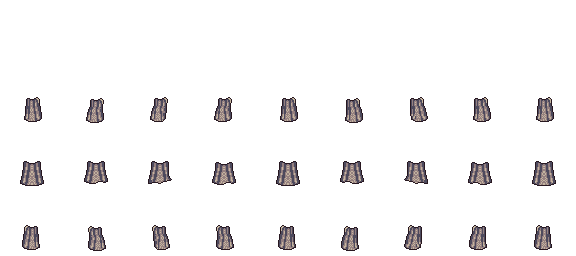
#> input picture art/lpc/layers/cape-bg.png, 576 x 256 px; its folder holds 4 pictures in this run
$ python build_odysseus_lpc.py
#> lines starting #> are read from the running program, lines starting #| are printed output that depends on the picture
#!/usr/bin/env python3
"""Compose Odysseus idle and walk sheets from Universal LPC layers.

Pins a commit of
https://github.com/LiberatedPixelCup/Universal-LPC-Spritesheet-Character-Generator
and stacks the walk rows (up, left, down, right; 9 frames of 64x64).
Frame 0 of each row is the stand. Walk uses frames 1-8.

LPC only draws four directions. This sheet repeats them into the Troy order
s, se, e, ne, n, nw, w, sw:

  s -> down, n -> up, e/se/ne -> right, w/sw/nw -> left

Output frames are 32x32 (nearest half of 64x64) so he matches the old idle
cell. Feet already sit on the bottom row of the LPC frame, so the half-size
frame keeps that baseline.

Requires Pillow: python3 -m pip install pillow

Run from the repo root:

  python3 art/scripts/build_odysseus_lpc.py
"""

from __future__ import annotations

import sys
import urllib.request
from pathlib import Path

from PIL import Image

LPC_COMMIT = "04140673ec02906f8233523639733c83690df750"
LPC_RAW = (
    "https://raw.githubusercontent.com/LiberatedPixelCup/"
    "Universal-LPC-Spritesheet-Character-Generator/"
    + LPC_COMMIT
    + "/"
)

ROOT = Path(__file__).resolve().parents[2]
LAYER_DIR = ROOT / "art" / "lpc" / "layers"
OUT_DIR = ROOT / "public" / "assets" / "sprites"

SRC = 64
OUT = 32
LPC_FRAMES = 9
# up, left, down, right — the order on every LPC walk sheet.
LPC_ROWS = {"up": 0, "left": 1, "down": 2, "right": 3}
# Troy facing order, and which LPC row supplies it.
FACINGS = [
    ("s", "down"),
    ("se", "right"),
    ("e", "right"),
    ("ne", "right"),
    ("n", "up"),
    ("nw", "left"),
    ("w", "left"),
    ("sw", "left"),
]
WALK_FRAME_COUNT = 8  # skip LPC frame 0 (the stand)

# Official ULPC palette rows. Sheets are saved in the source row; we swap
# to the target so he matches the dark-armor, red-crest reference.
ORANGE = ["#260D14", "#6A1108", "#A42600", "#BF4000", "#E55600", "#FF8A00"]
GRAY = ["#0E0E0E", "#292929", "#4B4B4B", "#777777", "#AAAAAA", "#D9D9D9"]
BROWN_CLOTH = ["#1D131E", "#411E05", "#4B2B13", "#62351C", "#744B30", "#996B4A"]
# Brighter than the stock cloth-red row so the crest still reads scarlet at 32px.
SCARLET = ["#1D131E", "#5A080C", "#A01012", "#C81816", "#E6201C", "#FF4630"]
STEEL = ["#1D131E", "#4D4A5D", "#726B7E", "#867E7F", "#C4B59F", "#FFFFFF"]
IRON = ["#000000", "#1B192B", "#29253A", "#343043", "#484152", "#726B7E"]
WHITE_CLOTH = ["#281820", "#4D4A5D", "#958080", "#C4B59F", "#E5E6C7", "#FFFFFF"]
LEATHER = ["#2B1C1D", "#311210", "#4B2B13", "#704325", "#75502D", "#9A6F37"]
CHARCOAL = ["#000000", "#130D14", "#1C2222", "#2A3034", "#4A5057", "#6E7675"]

# Back to front, using the generator's zPos.
LAYERS = [
    {
        "id": "cape-bg",
        "path": "spritesheets/cape/solid/bg/walk.png",
        "recolor": (WHITE_CLOTH, CHARCOAL),
        "note": "Solid cape, behind the body, charcoal",
    },
    {
        "id": "sword-bg",
        "path": "spritesheets/weapon/sword/arming/universal/bg/walk/steel.png",
        "note": "Arming sword, steel, behind the body",
    },
    {
        "id": "body",
        "path": "spritesheets/body/bodies/male/walk.png",
        "note": "Male body, light skin (the sheet's own palette)",
    },
    {
        "id": "sandals",
        "path": "spritesheets/feet/sandals/male/walk.png",
        "recolor": (WHITE_CLOTH, LEATHER),
        "note": "Sandals, recolored from the white cloth row to leather",
    },
    {
        "id": "pants",
        "path": "spritesheets/legs/pants/male/walk.png",
        "recolor": (WHITE_CLOTH, CHARCOAL),
        "note": "Pants, recolored from white cloth to charcoal",
    },
    {
        "id": "plate",
        "path": "spritesheets/torso/armour/plate/male/walk.png",
        "recolor": (STEEL, IRON),
        "note": "Plate cuirass, recolored from steel to iron",
    },
    {
        "id": "bracers",
        "path": "spritesheets/arms/bracers/male/walk.png",
        "recolor": (STEEL, IRON),
        "note": "Bracers, recolored from steel to iron",
    },
    {
        "id": "cape-fg",
        "path": "spritesheets/cape/solid/fg/walk.png",
        "recolor": (WHITE_CLOTH, CHARCOAL),
        "note": "Solid cape, in front of the torso, charcoal",
    },
    {
        "id": "head",
        "path": "spritesheets/head/heads/human/male/walk.png",
        "note": "Human male head, light skin, eyes included",
    },
    {
        "id": "beard",
        "path": "spritesheets/beards/beard/basic/walk.png",
        "recolor": (ORANGE, GRAY),
        "note": "Basic beard, recolored from orange to gray",
    },
    {
        "id": "helmet",
        "path": "spritesheets/hat/helmet/legion/adult/walk.png",
        "recolor": (STEEL, IRON),
        "note": "Legion helmet, recolored from steel to iron",
    },
    {
        "id": "plumage",
        "path": "spritesheets/hat/accessory/plumage_legion/adult/walk.png",
        "recolor": (BROWN_CLOTH, SCARLET),
        "note": "Legion plumage, recolored from brown cloth to scarlet",
    },
    {
        "id": "sword-fg",
        "path": "spritesheets/weapon/sword/arming/universal/fg/walk/steel.png",
        "note": "Arming sword, steel, in front of the body",
    },
]


def hex_rgb(value: str) -> tuple[int, int, int]:
    value = value.lstrip("#")
    return tuple(int(value[i : i + 2], 16) for i in (0, 2, 4))  # type: ignore[return-value]


def fetch(rel: str, dest: Path) -> None:
    dest.parent.mkdir(parents=True, exist_ok=True)
    if dest.exists() and dest.stat().st_size > 0:
        return
    url = LPC_RAW + rel
    print(f"download {rel}")
    urllib.request.urlretrieve(url, dest)


def recolor(image: Image.Image, src: list[str], dst: list[str]) -> Image.Image:
    image = image.convert("RGBA")
    lut = {hex_rgb(a): hex_rgb(b) for a, b in zip(src, dst)}
    pixels = image.load()
    width, height = image.size
    for y in range(height):
        for x in range(width):
            r, g, b, a = pixels[x, y]
            if a == 0:
                continue
            nxt = lut.get((r, g, b))
            if nxt is not None:
                pixels[x, y] = (*nxt, a)
    return image


def load_layer(layer: dict) -> Image.Image:
    dest = LAYER_DIR / f"{layer['id']}.png"
    fetch(layer["path"], dest)
    image = Image.open(dest)
#> image is the input picture: PIL image 576x256 RGBA; mean R, G, B, A 7.8, 6.9, 7.2, 18.1
    image.load()
    if image.size != (SRC * LPC_FRAMES, SRC * len(LPC_ROWS)):
        raise SystemExit(f"{layer['id']} is {image.size}, expected a 9x4 walk sheet")
    if layer.get("recolor"):
        image = recolor(image, *layer["recolor"])
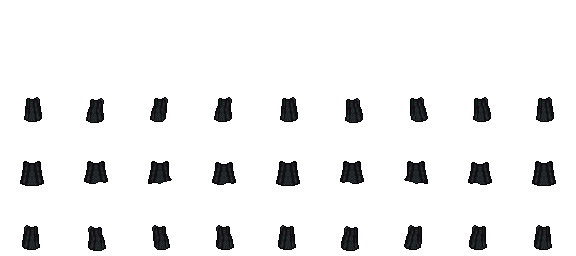
#> image: PIL image 576x256 RGBA; mean R, G, B, A 1.5, 1.6, 1.8, 18.1; transparent parts drawn white
    else:
        image = image.convert("RGBA")
    return image


def crop_frame(sheet: Image.Image, col: int, row: int) -> Image.Image:
    x = col * SRC
    y = row * SRC
    return sheet.crop((x, y, x + SRC, y + SRC))


def half_size(frame: Image.Image) -> Image.Image:
    """64 -> 32. Keep the bottom-most opaque pixel in each 2x2 so feet stay put."""
    src = frame.load()
    out = Image.new("RGBA", (OUT, OUT), (0, 0, 0, 0))
    dst = out.load()
    for y in range(OUT):
        for x in range(OUT):
            chosen = None
            for dy in (1, 0):
                for dx in (1, 0):
                    pixel = src[x * 2 + dx, y * 2 + dy]
                    if pixel[3]:
                        chosen = pixel
                        break
                if chosen is not None:
                    break
            if chosen is not None:
                dst[x, y] = chosen
    return out


def compose_frame(layers: list[Image.Image], col: int, row: int) -> Image.Image:
    frame = Image.new("RGBA", (SRC, SRC), (0, 0, 0, 0))
    for sheet in layers:
        frame.alpha_composite(crop_frame(sheet, col, row))
    return half_size(frame)


def paste_strip(frames: list[Image.Image]) -> Image.Image:
    sheet = Image.new("RGBA", (OUT * len(frames), OUT), (0, 0, 0, 0))
    for index, frame in enumerate(frames):
        sheet.paste(frame, (index * OUT, 0))
    return sheet


def lowest_opaque_row(frame: Image.Image) -> int:
    pixels = frame.load()
    for y in range(frame.size[1] - 1, -1, -1):
        for x in range(frame.size[0]):
            if pixels[x, y][3]:
                return y
    return -1


def build() -> None:
    layers = [load_layer(layer) for layer in LAYERS]
    idle_frames = []
    walk_frames = []
    for _name, direction in FACINGS:
        row = LPC_ROWS[direction]
        idle_frames.append(compose_frame(layers, 0, row))
        for col in range(1, 1 + WALK_FRAME_COUNT):
            walk_frames.append(compose_frame(layers, col, row))

    idle = paste_strip(idle_frames)
    walk = paste_strip(walk_frames)
    OUT_DIR.mkdir(parents=True, exist_ok=True)
    idle_path = OUT_DIR / "odysseus_idle.png"
    walk_path = OUT_DIR / "odysseus_walk.png"
    idle.save(idle_path)
    walk.save(walk_path)

    feet = [lowest_opaque_row(frame) for frame in idle_frames + walk_frames]
    if any(row < OUT - 2 for row in feet):
        raise SystemExit(f"feet floated off the baseline: {feet}")
    print(f"wrote {idle_path.relative_to(ROOT)} {idle.size}")
    print(f"wrote {walk_path.relative_to(ROOT)} {walk.size}")
    print(f"feet rows (31 is the bottom pixel): min {min(feet)} max {max(feet)}")

    # A readable contact sheet: idle row, then one walk cycle per cardinal.
    preview = Image.new("RGBA", (OUT * 8, OUT * 5), (18, 22, 32, 255))
    for index, frame in enumerate(idle_frames):
        preview.paste(frame, (index * OUT, 0), frame)
    for facing_index, direction in enumerate(("down", "right", "up", "left")):
        row = LPC_ROWS[direction]
        for col in range(WALK_FRAME_COUNT):
            frame = compose_frame(layers, col + 1, row)
            preview.paste(frame, (col * OUT, (facing_index + 1) * OUT), frame)
    preview_path = Path("/opt/cursor/artifacts/odysseus-lpc-sheet.png")
    try:
        preview_path.parent.mkdir(parents=True, exist_ok=True)
        big = preview.resize((preview.width * 4, preview.height * 4), Image.NEAREST)
        big.save(preview_path)
        print(f"preview {preview_path}")
    except OSError as exc:
        print(f"preview skipped: {exc}")


if __name__ == "__main__":
    try:
#> (the run stopped early here; a loop or call above may not have finished)
